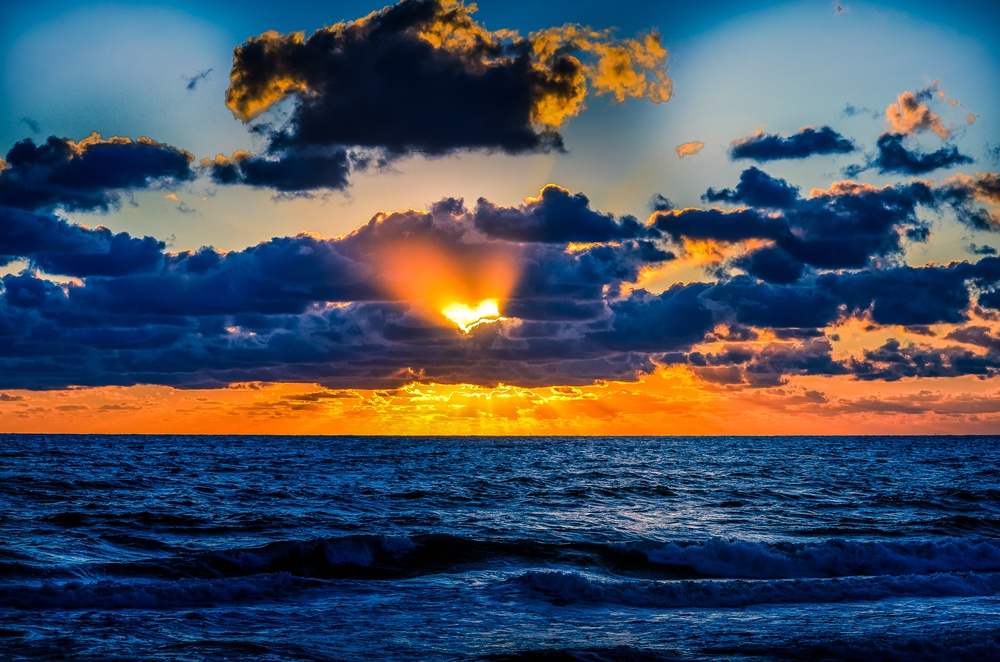
#> input picture 1.jpg, 1000 x 662 px, shrunk from 4829 x 3198 before the run
$ python c.py
#> lines starting #> are read from the running program, lines starting #| are printed output that depends on the picture
from PIL import Image, ImageDraw
from collections import Counter

def get_common_colors(image_path, num_colors=2):
#> called with image_path = '1.jpg', num_colors = 2
    original_image = Image.open(image_path)
#> original_image is the input picture: PIL image 1000x662 RGB; mean R, G, B 67.7, 78.9, 94.2
    rgb_image = original_image.convert("RGB")
    pixel_colors = list(rgb_image.getdata())
#> pixel_colors = 662000 items
    color_counter = Counter(pixel_colors)
#> color_counter = 155547 items
    common_colors = color_counter.most_common(num_colors)
#> common_colors = [((2, 13, 33), 807), ((3, 14, 34), 783)]
    return [color[0] for color in common_colors]

def create_color_gradient(color1, color2, image_size=(500, 500)):
    gradient_image = Image.new("RGB", image_size)
    draw = ImageDraw.Draw(gradient_image)

    for y in range(image_size[1]):
        r = int(color1[0] * (1 - y / image_size[1]) + color2[0] * (y / image_size[1]))
        g = int(color1[1] * (1 - y / image_size[1]) + color2[1] * (y / image_size[1]))
        b = int(color1[2] * (1 - y / image_size[1]) + color2[2] * (y / image_size[1]))
        draw.line([(0, y), (image_size[0], y)], fill=(r, g, b))

    return gradient_image

if __name__ == "__main__":
    original_image_path = "1.jpg"
    output_image_path = "gradient_image.jpg"

    common_colors = get_common_colors(original_image_path, num_colors=2)
#> common_colors = [(2, 13, 33), (3, 14, 34)]
    gradient_image = create_color_gradient(common_colors[0], common_colors[1])
#> in create_color_gradient, `gradient_image = Image.new("RGB", image_size)`: gradient_image: PIL image 500x500 RGB; every value is 0
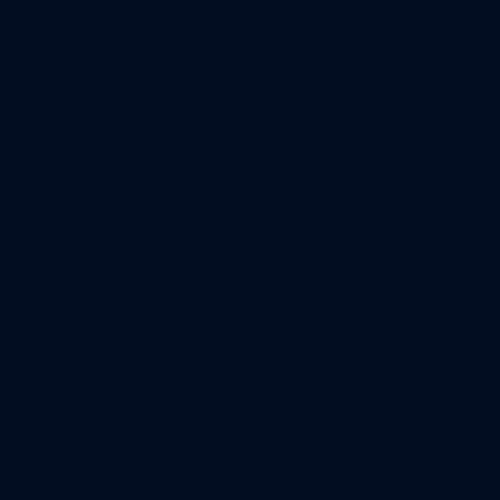
#> gradient_image: PIL image 500x500 RGB; mean R, G, B 2, 13, 33
    gradient_image.save(output_image_path)

    print("Gradient image created successfully!")

$ run again, with 2.jpg copied over 1.jpg
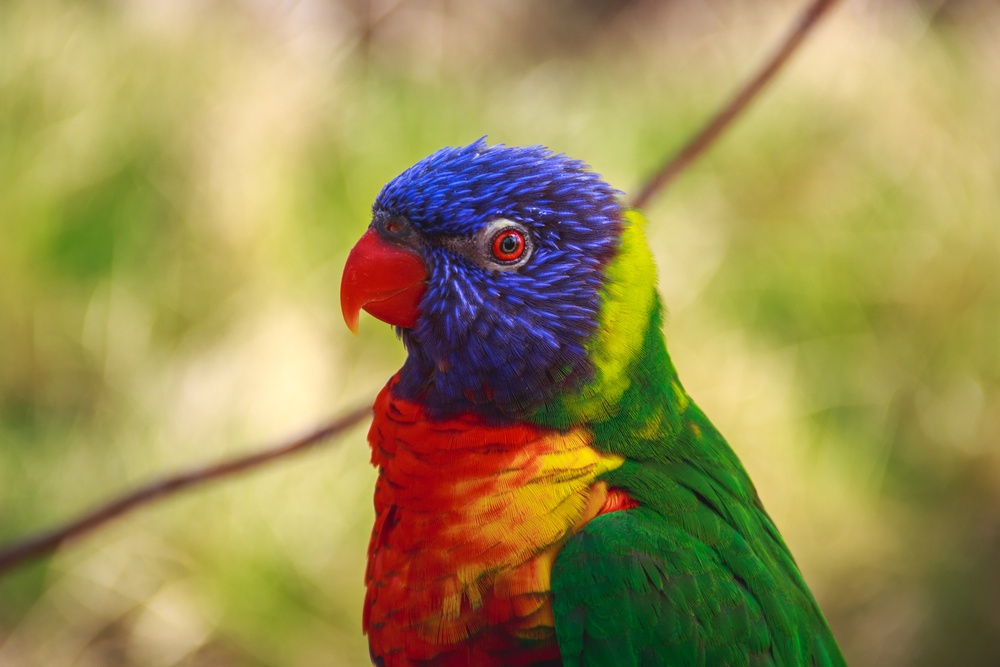
#> input picture 2.jpg, 1000 x 667 px, shrunk from 4498 x 2999 before the run
#> in get_common_colors, original_image is the input picture: PIL image 1000x667 RGB; mean R, G, B 156.4, 142.7, 83.7
#> pixel_colors = 667000 items
#> color_counter = 149050 items
#> in get_common_colors, `common_colors = color_counter.most_common(num_colors)`: common_colors = [((255, 243, 193), 271), ((203, 190, 112), 218)]
#> `common_colors = get_common_colors(original_image_path, num_colors=2)`: common_colors = [(255, 243, 193), (203, 190, 112)]
#> `gradient_image = create_color_gradient(common_colors[0], common_colors..`:
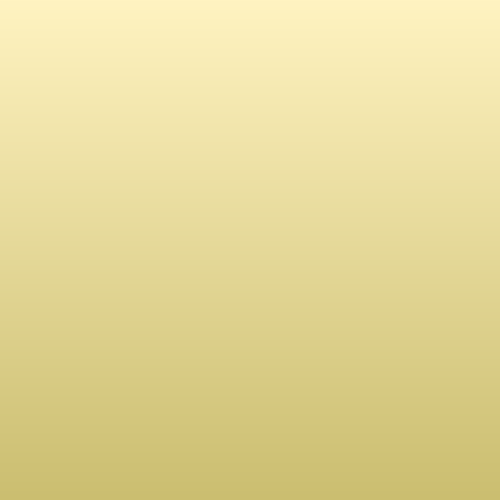
#> gradient_image: PIL image 500x500 RGB; mean R, G, B 228.6, 216.1, 152.1
